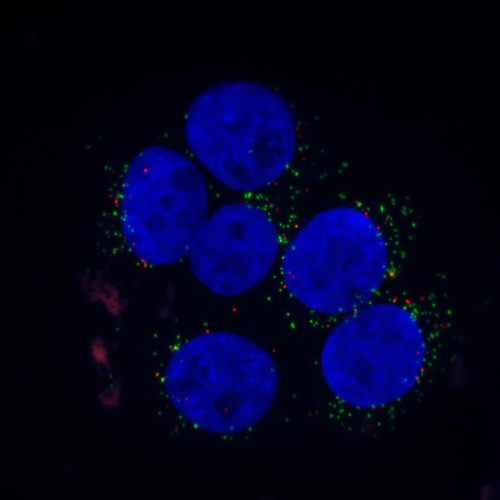
%> input picture Lab5/C9minpeps2.bmp, 1000 x 1000 px (shown at 1/2 size)
$ octave BinarManip.m   (GNU Octave 9; MATLAB toolbox functions it lacks are replaced by stand-ins)
%> lines starting %> are read from the running program, lines starting %| are printed output that depends on the picture; in (x1, y1, x2, y2) boxes, pixels count from 0 and x2, y2 are one past the last pixel; in counts of white or black regions, pixels touching at a corner belong together; the program's own positions count from 1
### Lab5/Watershed.m
function [cellKernelsLabeled] = Watershed(Threshold,bw)

% Compute the distance transform inside the objects
%--------------------------------------------------
D = bwdist(~bw);

figure(13), imshow(D,[],'InitialMagnification','fit');
title('Distance transform of ~bw');
colormap(jet), colorbar;

% Change the sign of the distance transform and
% set pixels outside the object to the minimum value
%---------------------------------------------------
Dinv = -D;
Dinv(~bw) = -300;

figure(10), imshow(Dinv,[],'InitialMagnification','fit');
title('Complement distance transform of bw');
colormap(jet), colorbar;

% Search for regional min
%------------------------
RegMin = imregionalmin(Dinv,8);

figure(11), imshow(RegMin,[],'InitialMagnification','fit');
title('Complement distance transform of bw');
colormap(jet), colorbar;

% Perform labeling
%-----------------
labelstruct = bwconncomp(RegMin,8);


% Make a labelimage to look at
%-----------------------------
NumObj = labelstruct.NumObjects;
labelim = zeros(labelstruct.ImageSize);
for no = 1:NumObj
  labelim(labelstruct.PixelIdxList{no}) = no;
end

labelimmin = find(labelim>1); %All the local minimumpixels
A = [labelimmin Dinv(labelimmin)];
falsemin = find(A(:,2)>-50);
Positions=A(falsemin);
NewRegMin = RegMin;
NewRegMin(Positions)=0;


% Perfom opening
%---------------
tmp = bwmorph(NewRegMin,'dilate',5);%Changed from 1
NewRegMinmorph = bwmorph(tmp,'erode',4);


figure(14), imshow(NewRegMinmorph,[],'InitialMagnification','fit');
title('Complement distance transform of bw');

colormap(jet), colorbar;
% [9 lines of commented-out code are left out]
labelstruct = bwconncomp(NewRegMinmorph,8);

% Make a labelimage to look at
%-----------------------------
NumObj = labelstruct.NumObjects;
labelim = zeros(labelstruct.ImageSize);
for no = 1:NumObj
  labelim(labelstruct.PixelIdxList{no}) = no;
end


% Compute the watershed transform
%--------------------------------
W1 = watershed_meyer(Dinv,8,labelstruct);


W2 = W1;
loc = find(W1==1);
W2(loc) = 0;

W2T = W2>=1;

%figure(9), imshow(W2T,'InitialMagnification','fit'), title('bw');
%colormap(gray), colorbar;

%--------------Tar ut de små cellerna-------------
%-------------------------------------------------
%-------------------------------------------------
%-------------------------------------------------


% Compute the distance transform outside the objects
%--------------------------------------------------
D = bwdist(bw);
figure(2), imshow(D,[],'InitialMagnification','fit');
title('Distance transform of ~bw');
colormap(jet), colorbar;

% Change the sign of the distance transform and
% set pixels outside the object to the minimum value
%---------------------------------------------------
Dinv = -D;

A = find(Dinv<=-Threshold);
B = find(Dinv>-Threshold);
C = find(W2T==1);
Dinv(A)=1;
Dinv(B)=0;
Dinv(C)=1;

%figure(3), imshow(Dinv,[],'InitialMagnification','fit');
%title('Complement distance transform of bw');
%colormap(jet), colorbar;

% Perform labeling
%-----------------
labelstruct = bwconncomp(Dinv,8);

% Make a labelimage to look at
%-----------------------------
NumObj = labelstruct.NumObjects;
labelim = zeros(labelstruct.ImageSize);
for no = 1:NumObj
  labelim(labelstruct.PixelIdxList{no}) = no;
end
%figure(5), imshow(labelim,[],'InitialMagnification','fit');
%colormap(jet), colorbar;
%title('labeling of regional min');

% Compute the watershed transform
%--------------------------------
W1 = watershed_meyer(D,8,labelstruct);
%figure(6), imshow(W1,[],'InitialMagnification','fit');
%colormap(jet), colorbar;
%title('Watershed of Dinv');

cellKernelsLabeled = W1;

W2 = W1;
loc = find(W1==1);
W2(loc) = 0;
%figure(7), imshow(W2,[],'InitialMagnification','fit');
%colormap(jet), colorbar;
%title('Fixed Watershed of Dinv')

W2T = W2>=1;


%figure(8), imshow(W2T,[],'InitialMagnification','fit');
%colormap(gray), colorbar;
%title('Final segmentation result')

end

### Lab5/BinarManip.m
%%%%%%%%%%%%%%%%%%%%%%%%%%%%%%%%%%%%%%%%%%%%
% An example about how to read images,
% how to do binary manipulation
% and how to overlay a pattern.
% Written by Maria Magnusson, 2007-05-08
% Updated by Maria Magnusson, 2008-08-11
%%%%%%%%%%%%%%%%%%%%%%%%%%%%%%%%%%%%%%%%%%%%

% Read a colour image
%--------------------
im1 = double(imread('C9minpeps2.bmp'));
figure(1), imshow(im1/255);

% Look at the three colour components RGB
%----------------------------------------
im1r=im1(:,:,1); im1g=im1(:,:,2); im1b=im1(:,:,3);
%> after `im1g=im1(:,:,2)`:
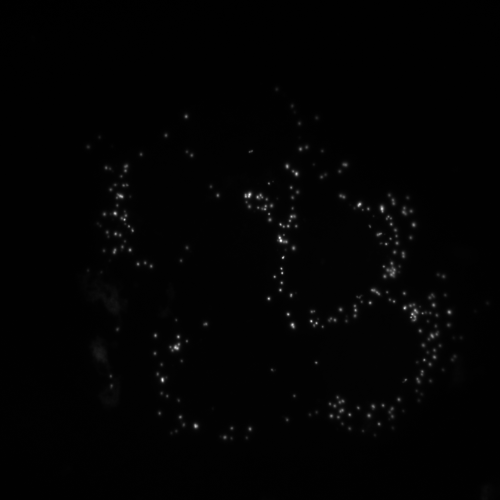
%> im1g: size 1000x1000 double (shown at 1/2 size); min 0, max 255, mean 2.8
%> after `im1b=im1(:,:,3)`:
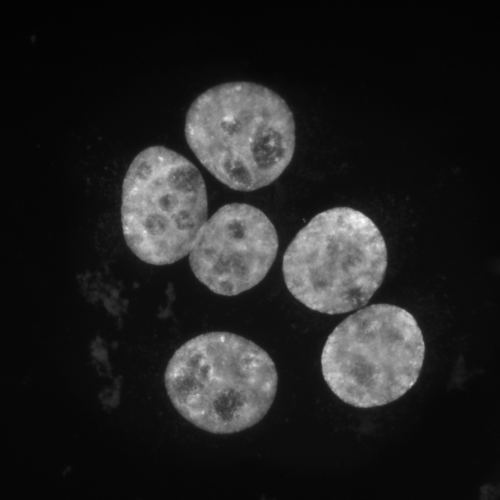
%> im1b: size 1000x1000 double (shown at 1/2 size); min 0, max 255, mean 34.3
%figure(2), imshow(im1r,[0 255]), colormap(gray), colorbar;
%figure(3), imshow(im1g,[0 255]), colormap(gray), colorbar;
%figure(4), imshow(im1b,[0 255]), colormap(gray), colorbar;

% Compute the histogram of the blue image and do threshholding
%-------------------------------------------------------------
histo = hist(im1b(:),[0:255]);
%> histo = 256 values, max 84590 at index 8, min 1 at index 249, mean 3906.2
%figure(5), stem(histo);
im1bT = im1b>50; %Changed from 80
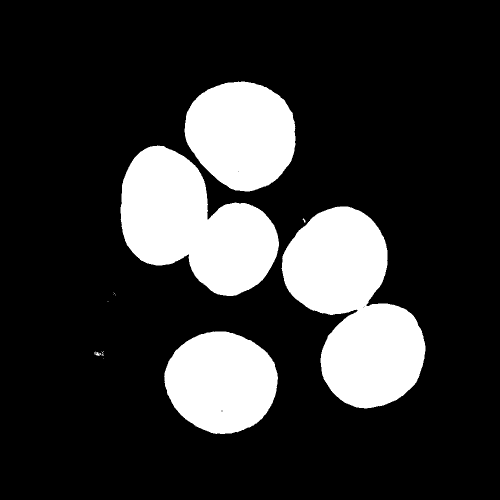
%> im1bT: size 1000x1000 logical (shown at 1/2 size); 19.9% white; 23 white regions (17 under 20 px), largest, box (x1, y1, x2, y2) and area: (563, 413, 851, 817) 68614, (241, 291, 558, 592) 57505, (369, 163, 591, 383) 37474, (328, 663, 556, 868) 35755, (191, 704, 203, 712) 52, (605, 437, 611, 445) 24
%figure(6), imshow(im1bT,[0 1]), colormap(gray), colorbar;

% Perfom opening
%---------------
tmp = bwmorph(im1bT,'erode',2);%Changed from 1
%> tmp: size 1000x1000 logical; 19% white; 4 white regions, box (x1, y1, x2, y2) and area: (566, 415, 849, 815) 65282, (243, 294, 556, 590) 54798, (371, 165, 589, 381) 35682, (331, 665, 554, 866) 33992
tmp = bwmorph(tmp,'dilate',2);
%> tmp: size 1000x1000 logical; 19.9% white; 4 white regions, box (x1, y1, x2, y2) and area: (564, 413, 851, 817) 68599, (241, 292, 558, 592) 57482, (369, 163, 591, 383) 37466, (329, 663, 556, 868) 35740

% Perform closing
%----------------
tmp = bwmorph(tmp,'dilate',1);
%> tmp: size 1000x1000 logical; 20.4% white; 4 white regions, box (x1, y1, x2, y2) and area: (563, 412, 852, 818) 70251, (240, 291, 559, 593) 58835, (368, 162, 592, 384) 38359, (328, 662, 557, 869) 36614
im1bTmorph = bwmorph(tmp,'erode',1);
%> im1bTmorph: size 1000x1000 logical; 19.9% white; 4 white regions, box (x1, y1, x2, y2) and area: (564, 413, 851, 817) 68605, (241, 292, 558, 592) 57489, (369, 163, 591, 383) 37467, (329, 663, 556, 868) 35746

CellKernels = Watershed(100,im1bTmorph);
%> in Watershed, `D = bwdist(~bw);`:
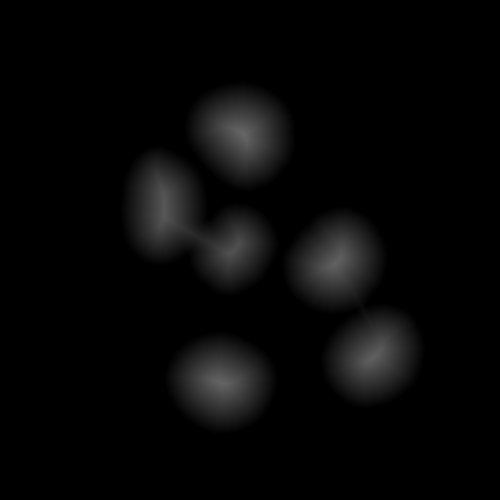
%> D: size 1000x1000 single (shown at 1/2 size); min 0, max 102.5, mean 6.8
%> in Watershed, `Dinv(~bw) = -300;`:
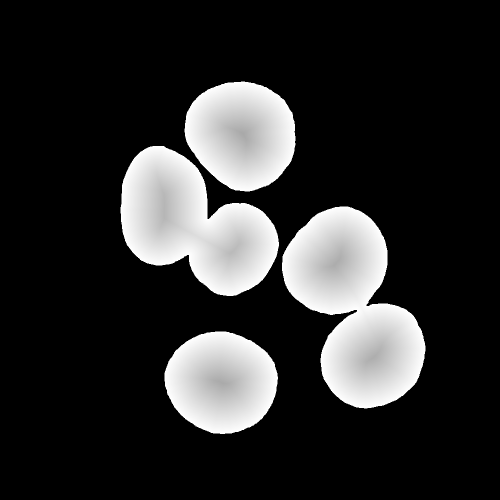
%> Dinv: size 1000x1000 single (shown at 1/2 size); min -300, max -1, mean -247; drawn with min black and max white
%> in Watershed, `RegMin = imregionalmin(Dinv,8);`: RegMin: size 1000x1000 logical; 80.1% white; 4 black regions, box (x1, y1, x2, y2) and area: (564, 413, 851, 817) 68601, (241, 292, 558, 592) 57471, (369, 163, 591, 383) 37466, (329, 663, 556, 868) 35742
%> in Watershed, `labelstruct = bwconncomp(RegMin,8);`: labelstruct = 19 connected components
%> in Watershed, `NumObj = labelstruct.NumObjects;`: NumObj = 19
%> in Watershed, `labelim = zeros(labelstruct.ImageSize);`: labelim: size 1000x1000 double; every value is 0
%> the loop in Watershed, `for no = 1:NumObj` made 19 passes
%> in Watershed, `labelimmin = find(labelim>1);`: labelimmin = 27 values from 328423 to 746716
%> in Watershed, `A = [labelimmin Dinv(labelimmin)];`: A = 27 rows, first 12: [328423 -87; 328424 -87; 328425 -87; 328426 -87; 328427 -87; 328428 -87; 328429 -87; 328430 -87; 328431 -87; 391472 -41.44; 393473 -41.23; 395474 -41.15]
%> in Watershed, `falsemin = find(A(:,2)>-50);`: falsemin = [10; 11; 12; 13; 14; 15]
%> in Watershed, `Positions=A(falsemin);`: Positions = [391472; 393473; 395474; 397475; 399476; 401477]
%> in Watershed, `NewRegMin(Positions)=0;`: NewRegMin: size 1000x1000 logical; 80.1% white; 4 black regions, box (x1, y1, x2, y2) and area: (564, 413, 851, 817) 68601, (241, 292, 558, 592) 57477, (369, 163, 591, 383) 37466, (329, 663, 556, 868) 35742
%> in Watershed, `tmp = bwmorph(NewRegMin,'dilate',5);`: tmp: size 1000x1000 logical; 82.5% white; 4 black regions, box (x1, y1, x2, y2) and area: (569, 418, 846, 811) 60208, (246, 297, 552, 587) 50471, (375, 169, 585, 378) 33015, (334, 668, 550, 862) 31316
%> in Watershed, `NewRegMinmorph = bwmorph(tmp,'erode',4);`:
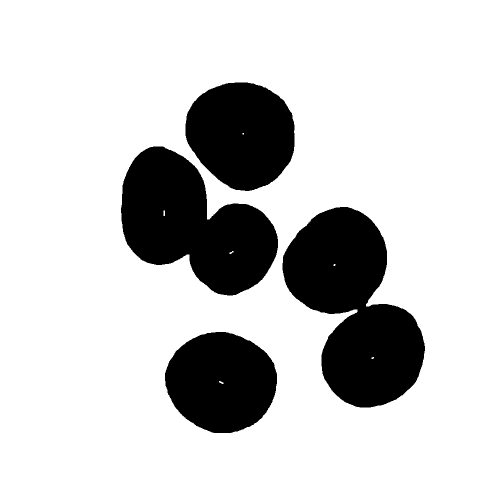
%> NewRegMinmorph: size 1000x1000 logical (shown at 1/2 size); 80.6% white; 4 black regions, box (x1, y1, x2, y2) and area: (565, 414, 850, 815) 66920, (242, 293, 556, 591) 56079, (371, 165, 589, 382) 36551, (330, 664, 554, 866) 34844
%> in Watershed, `labelstruct = bwconncomp(NewRegMinmorph,8);`: labelstruct = 7 connected components
%> in Watershed, `NumObj = labelstruct.NumObjects;`: NumObj = 7
%> the loop in Watershed, `for no = 1:NumObj` made 7 passes
%> after the loop in Watershed, `for no = 1:NumObj`:
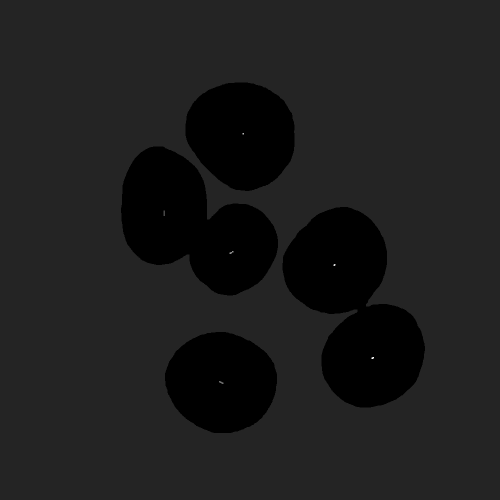
%> labelim: size 1000x1000 double (shown at 1/2 size); min 0, max 7, mean 0.806; drawn with min black and max white
%> the run ends on the next line

$ run again, with Lab5/C9minpeps10.bmp copied over Lab5/C9minpeps2.bmp
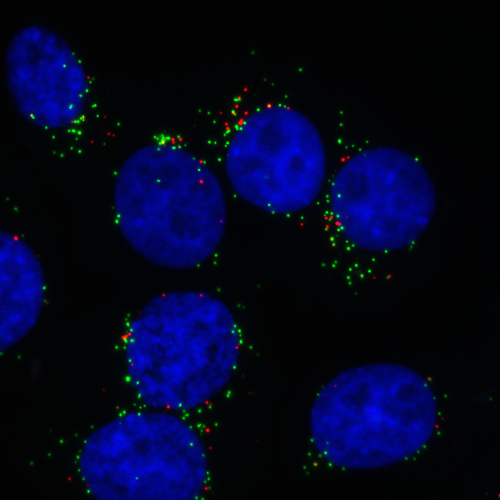
%> input picture Lab5/C9minpeps10.bmp, 1000 x 1000 px (shown at 1/2 size)
%> histo = 256 values, max 162713 at index 4, min 1 at index 252, mean 3906.2
%> `im1bT = im1b>50;`:
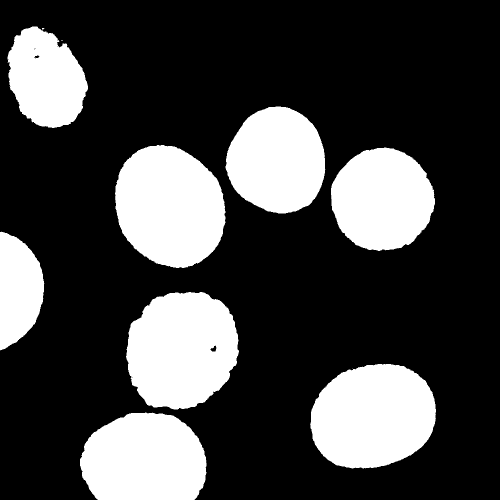
%> im1bT: size 1000x1000 logical (shown at 1/2 size); 26.8% white; 10 white regions (2 under 20 px), largest, box (x1, y1, x2, y2) and area: (230, 290, 451, 536) 42140, (252, 584, 478, 819) 41700, (620, 728, 872, 937) 41690
%> im1bTmorph: size 1000x1000 logical; 26.7% white; 8 white regions, largest, box (x1, y1, x2, y2) and area: (231, 290, 451, 536) 42106, (621, 728, 872, 936) 41664, (253, 584, 477, 819) 41657
%> RegMin: size 1000x1000 logical; 73.3% white; 8 black regions, largest, box (x1, y1, x2, y2) and area: (231, 290, 451, 536) 42103, (621, 728, 872, 936) 41654, (253, 584, 477, 819) 41634
%> in Watershed, `labelstruct = bwconncomp(RegMin,8);`: labelstruct = 65 connected components
%> in Watershed, `NumObj = labelstruct.NumObjects;`: NumObj = 65
%> the loop in Watershed, `for no = 1:NumObj` made 65 passes
%> labelimmin = 185 values from 573 to 764828
%> A = 185 rows, first 12: [573 -87.3; 43116 -26.4; 44120 -26.31; 44121 -26.31; 45110 -25.08; 45111 -25.08; 45125 -26.57; 45126 -26.57; 46107 -24.74; 46128 -26.83; 47104 -24.6; 47131 -27.29]
%> falsemin = 32 values from 2 to 172
%> Positions = 32 values from 43116 to 453706
%> NewRegMin: size 1000x1000 logical; 73.3% white; 8 black regions, largest, box (x1, y1, x2, y2) and area: (231, 290, 451, 536) 42103, (621, 728, 872, 936) 41654, (253, 584, 477, 819) 41641
%> in Watershed, `NewRegMinmorph = bwmorph(tmp,'erode',4);`:
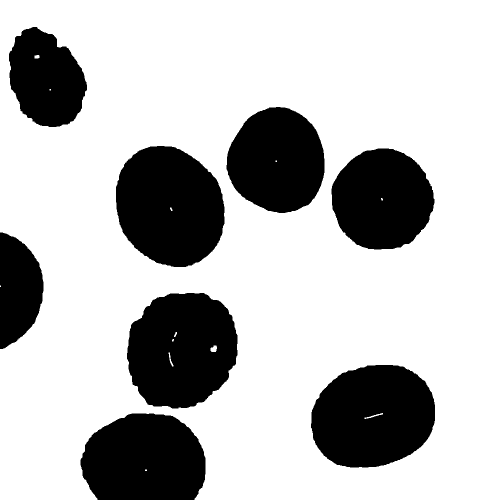
%> NewRegMinmorph: size 1000x1000 logical (shown at 1/2 size); 73.9% white; 8 black regions, largest, box (x1, y1, x2, y2) and area: (232, 292, 449, 534) 41130, (622, 730, 870, 935) 40617, (254, 586, 475, 817) 40496
%> in Watershed, `labelstruct = bwconncomp(NewRegMinmorph,8);`: labelstruct = 13 connected components
%> in Watershed, `NumObj = labelstruct.NumObjects;`: NumObj = 13
%> the loop in Watershed, `for no = 1:NumObj` made 13 passes

$ run again, with Lab5/C9minpeps8.bmp copied over Lab5/C9minpeps2.bmp
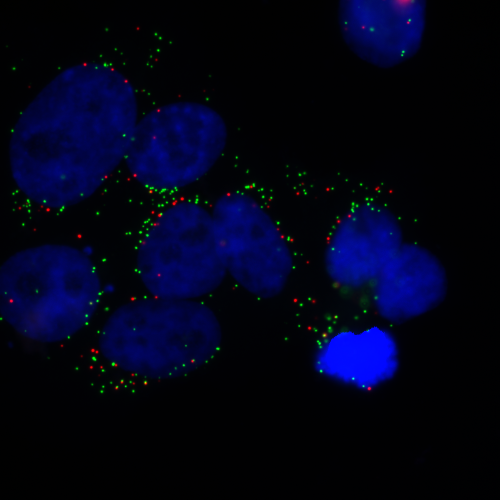
%> input picture Lab5/C9minpeps8.bmp, 1000 x 1000 px (shown at 1/2 size)
%> histo = 256 values, max 296536 at index 3, min 19 at index 179, mean 3906.2
%> `im1bT = im1b>50;`:
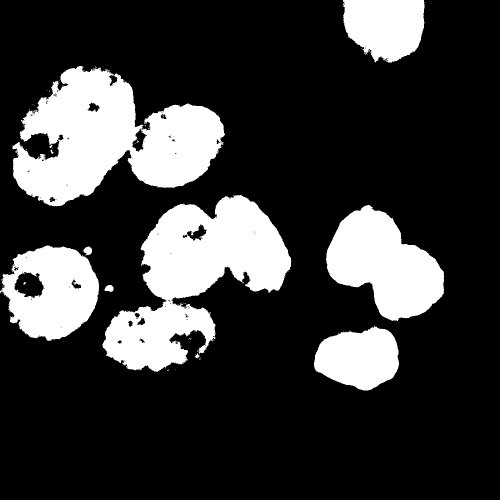
%> im1bT: size 1000x1000 logical (shown at 1/2 size); 22.2% white; 83 white regions (73 under 20 px), largest, box (x1, y1, x2, y2) and area: (25, 132, 450, 413) 67795, (205, 390, 583, 744) 63420, (652, 410, 888, 642) 32819
%> im1bTmorph: size 1000x1000 logical; 22% white; 9 white regions, largest, box (x1, y1, x2, y2) and area: (25, 132, 449, 412) 67048, (206, 391, 582, 743) 62765, (652, 411, 888, 641) 32776
%> RegMin: size 1000x1000 logical; 78% white; 9 black regions, largest, box (x1, y1, x2, y2) and area: (25, 132, 449, 412) 66951, (206, 391, 582, 743) 62703, (652, 411, 888, 641) 32771
%> in Watershed, `labelstruct = bwconncomp(RegMin,8);`: labelstruct = 192 connected components
%> in Watershed, `NumObj = labelstruct.NumObjects;`: NumObj = 192
%> labelimmin = 3966 values from 18581 to 813563
%> falsemin = 180 values from 1 to 3952
%> Positions = 180 values from 18581 to 733101
%> NewRegMin: size 1000x1000 logical; 78% white; 9 black regions, largest, box (x1, y1, x2, y2) and area: (25, 132, 449, 412) 67034, (206, 391, 582, 743) 62763, (652, 411, 888, 641) 32771
%> in Watershed, `NewRegMinmorph = bwmorph(tmp,'erode',4);`:
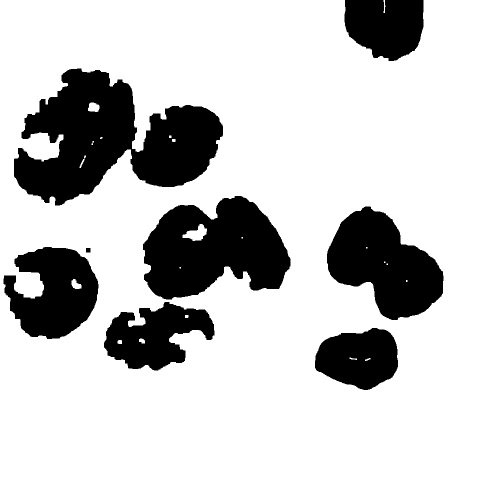
%> NewRegMinmorph: size 1000x1000 logical (shown at 1/2 size); 79.1% white; 8 black regions, largest, box (x1, y1, x2, y2) and area: (28, 137, 446, 411) 63362, (286, 392, 581, 599) 41435, (654, 413, 887, 640) 31767
%> in Watershed, `labelstruct = bwconncomp(NewRegMinmorph,8);`: labelstruct = 21 connected components
%> in Watershed, `NumObj = labelstruct.NumObjects;`: NumObj = 21
%> the loop in Watershed, `for no = 1:NumObj` made 21 passes
